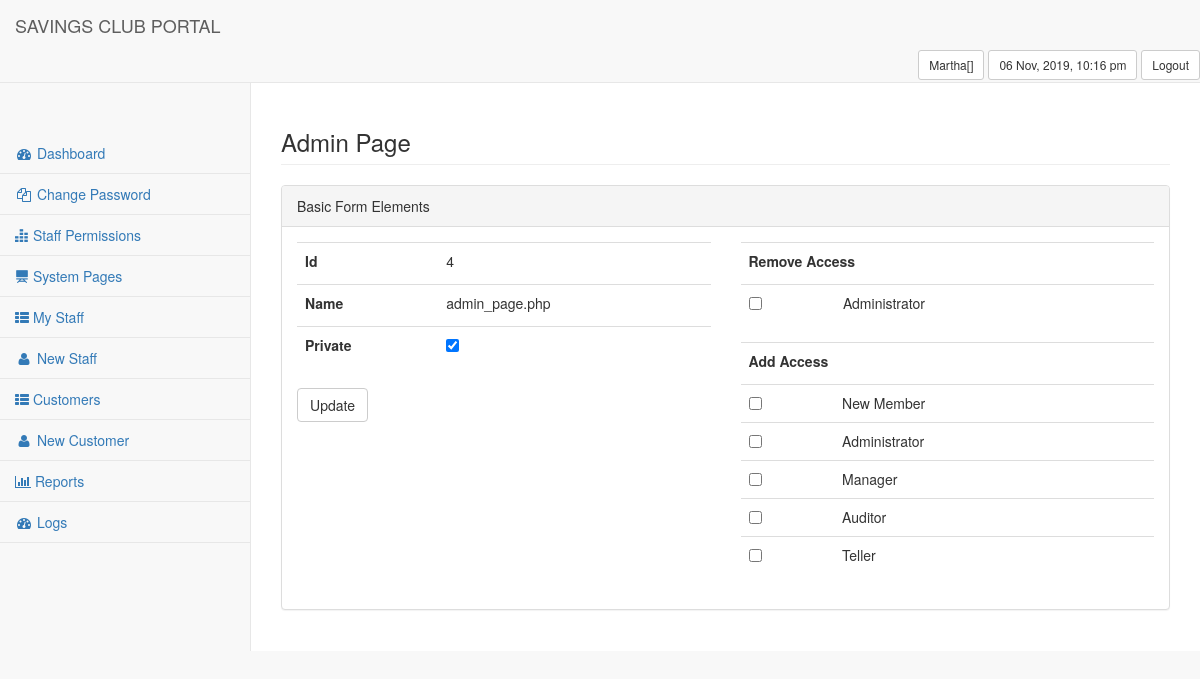
The app's page /portal/index.php?page=1.1&id=4 (signed in) with its own data.
### tables this page shows
CREATE TABLE IF NOT EXISTS `uc_pages` (
  `id` int(11) NOT NULL AUTO_INCREMENT,
  `page` varchar(150) NOT NULL,
  `private` tinyint(1) NOT NULL DEFAULT '0',
  PRIMARY KEY (`id`)
);

CREATE TABLE IF NOT EXISTS `uc_permissions` (
  `id` int(11) NOT NULL AUTO_INCREMENT,
  `name` varchar(150) NOT NULL,
  PRIMARY KEY (`id`)
);

### portal/admin_page.php (the view, shortened to what this page needs)
<?php
if (!securePage($_SERVER['PHP_SELF'])){die();}
$pageId = $_GET['id'];
$pageDetails = fetchPageDetails($pageId);
$pagePermissions = fetchPagePermissions($pageId);
$permissionData = fetchAllPermissions();
      echo"
            <div class='row'>
                <div class='col-lg-12'>
                    <h3 class='page-header'>Admin Page</h3>
                </div>
            </div>
            <div class='row'>
                <div class='col-lg-12'>
                    <div class='panel panel-default'>
                        <div class='panel-heading'>
                            Basic Form Elements
                        </div>
                        <div class='panel-body'>
                            <div class='row'>
                                <div class='col-lg-6'>
                                    <form role='form' name='adminPage' action='index.php?page=1.1&id=".$pageId."' method='post'>
                                        <div class='table-responsive'>
                                            <table class='table'>
                                                <tbody>
                                                    <tr>
                                                        <td><label>Id</label></td>
                                                        <td>
                                                        ".$pageDetails['id']."
                                                        </td>
                                                    </tr>
                                                    <tr>
                                                        <td><label>Name</label></td>
                                                        <td>
                                                            ".$pageDetails['page']."
                                                        </td>
                                                    </tr>
                                                    <tr>
                                                        <td><label>Private</label></td>
                                                        <td>";
                                                            if ($pageDetails['private'] == 1){
                                                              echo "<input type='checkbox' name='private' id='private' value='Yes' checked>";
                                                            }
                                                            else {
                                                              echo "<input type='checkbox' name='private' id='private' value='Yes'>";
                                                            }
                                                          echo"
                                                        </td>
                                                    </tr>
                                                </tbody>
                                            </table>
                                        </div>
                                        <button type='submit' class='btn btn-default'>Update</button>
                                </div>
                                <div class='col-lg-6'>
                                        <div class='table-responsive'>
                                            <table class='table'>
                                                <tbody>
                                                    <tr>
                                                        <th colspan='2'><label>Remove Access</label></th>
                                                    </tr>
                                                    ";
                                                      foreach ($permissionData as $v1) {
                                                        if(isset($pagePermissions[$v1['id']])){
                                                          echo "
                                                            <tr>
                                                              <td>
                                                                <div>
                                                                  <input type='checkbox' name='removePermission[".$v1['id']."]' id='removePermission[".$v1['id']."]' value='".$v1['id']."'>
                                                                </div>
                                                              </td>
                                                              <td>".$v1['name']."</td>
                                                            </tr>";
                                                        }
                                                      }
                                                    echo "
                                                </tbody>
                                            </table>
                                            <table class='table'>
                                                <tbody>
                                                    <tr>
                                                        <th colspan='2'><label>Add Access</label></th>
                                                    </tr>";
                                                        foreach ($permissionData as $v1) {
                                                          if(!isset($userPermission[$v1['id']])){
                                                            echo "
                                                              <tr>
                                                                <td>
                                                                  <div>
                                                                    <input type='checkbox' name='addPermission[".$v1['id']."]' id='addPermission[".$v1['id']."]' value='".$v1['id']."'>
                                                                  </div>
                                                                </td>
                                                                <td>".$v1['name']."</td>
                                                              </tr>";
                                                          }
                                                        }
                                                        echo "
                                                </tbody>
                                            </table>
                                        </div>
                                    </form>
                                </div>
                            </div>
                        </div>
                    </div>
                </div>
            </div>
        </div>
    </div>
    ";

### records on screen
uc_pages: id "4", page "admin_page.php"
uc_permissions: name "Administrator"
uc_permissions: name "New Member"
uc_permissions: name "Manager"
uc_permissions: name "Auditor"
uc_permissions: name "Teller"

### other values on screen
$_SESSION['display_name'] "Martha"
